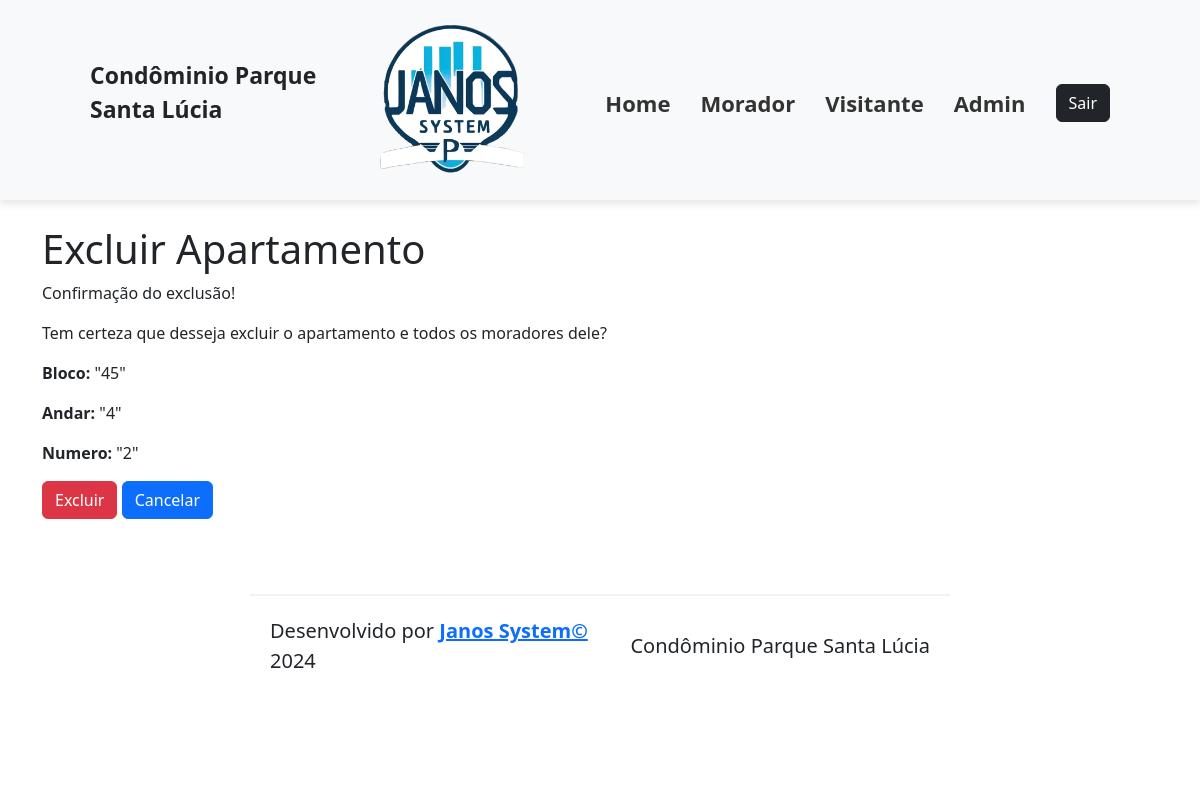
The app's page /apartamentos-exclucao/1 with its own data.
### cadastros/models.py (models this page shows, shortened)
class Apartamento(models.Model):
    bloco = models.CharField(verbose_name="Bloco", max_length=5, null=False, blank=False)
    andar = models.CharField(verbose_name="Andar", max_length=5, null=False, blank=False)
    numero_apto = models.IntegerField(verbose_name="Numero do Apartamento", null=False, blank=False)
    telefone_apto = models.CharField(verbose_name="Telefone", max_length=8, null=False, blank=False)

### cadastros/views.py (the view)
# urls.py: path("apartamentos-exclucao/<int:pk>", ApartamentoDeleteView.as_view(), name="apartamentos_exclusao",)
class ApartamentoDeleteView(DeleteView):
    model = Apartamento
    success_url = reverse_lazy("apartamentos_lista")

### cadastros/Templates/cadastros/apartamento_confirm_delete.html (shortened to what this page needs)
{% extends 'base.html' %}
{% load static %}
{% block content %}
    <h1> Excluir Apartamento </h1>
        <p>Confirmação do exclusão!</p>
    <p>Tem certeza que desseja excluir o apartamento e todos os moradores dele?</p>
    <p><strong>Bloco:</strong> "{{apartamento.bloco}}"</p>
    <p><strong>Andar:</strong> "{{apartamento.andar}}"</p>
    <p><strong>Numero:</strong> "{{apartamento.numero_apto}}"</p>
    <form method="POST">
        <button type="submit" class="btn btn-danger">Excluir</button>
        <a href="{% url 'apartamentos_lista' %}" class="btn btn-primary">Cancelar</a>
    </form>
{% endblock content %}

### records on screen
Apartamento: bloco "45", andar "4", numero_apto "2"
